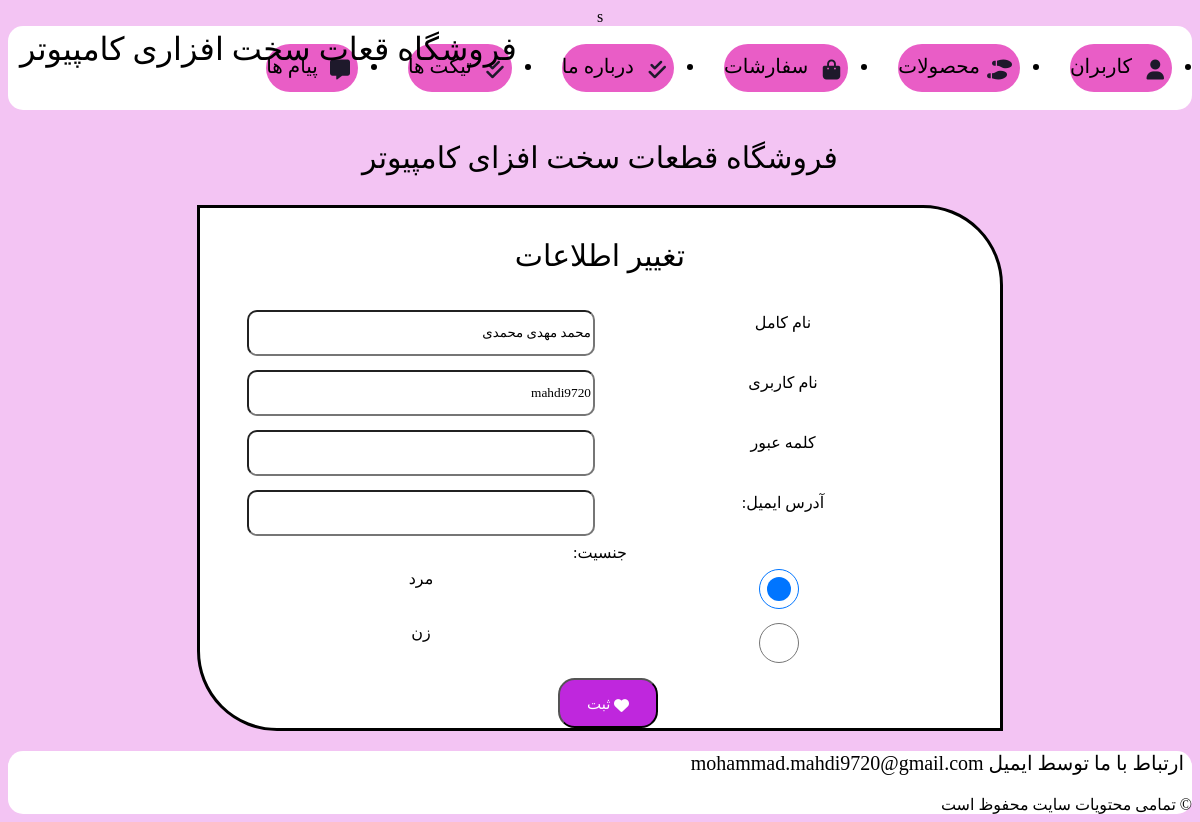
/edit_user.php?id=33, run on the app's committed database.
### tables this page shows
CREATE TABLE IF NOT EXISTS `user` (
  `id` int(11) NOT NULL AUTO_INCREMENT,
  `fullname` varchar(255) NOT NULL,
  `username` varchar(255) NOT NULL,
  `password` varchar(255) NOT NULL,
  `email` varchar(25) NOT NULL,
  `gender` varchar(6) DEFAULT NULL,
  `role` varchar(15) NOT NULL DEFAULT 'normal',
  PRIMARY KEY (`id`)
);

### lib/db.php (called while the page is built, shortened)
<?php
class DB {
    protected $connection;
	protected $query;
	public function __construct($dbhost = 'localhost', $dbuser = 'root', $dbpass = '', $dbname = '', $charset = 'utf8') {
		$this->connection = new mysqli($dbhost, $dbuser, $dbpass, $dbname);
		$this->connection->set_charset($charset);
	}
    public function query($query) {
		if ($this->query = $this->connection->prepare($query)) {
            if (func_num_args() > 1) {
                $x = func_get_args();
                $args = array_slice($x, 1);
				$types = '';
                $args_ref = array();
                foreach ($args as $k => &$arg) {
					if (is_array($args[$k])) {
						foreach ($args[$k] as $j => &$a) {
							$types .= $this->_gettype($args[$k][$j]);
							$args_ref[] = &$a;
						}
					} else {
	                	$types .= $this->_gettype($args[$k]);
	                    $args_ref[] = &$arg;
					}
                }
				array_unshift($args_ref, $types);
                call_user_func_array(array($this->query, 'bind_param'), $args_ref);
            }
            $this->query->execute();
        } else {
            $this->error('Unable to prepare MySQL statement (check your syntax) - ' . $this->connection->error);
        }
		return $this;
    }
	public function fetchArray() {
	    $params = array();
        $row = array();
	    $meta = $this->query->result_metadata();
	    while ($field = $meta->fetch_field()) {
	        $params[] = &$row[$field->name];
	    }
	    call_user_func_array(array($this->query, 'bind_result'), $params);
        $result = array();
		while ($this->query->fetch()) {
			foreach ($row as $key => $val) {
				$result[$key] = $val;
			}
		}
		return $result;
	}
	private function _gettype($var) {
	    if (is_string($var)) return 's';
	    return 'b';
	}
}
?>

### settings.php (called while the page is built)
<?php
    $dbHost = 'localhost';
    $dbUser = 'root';
    $dbPass = '';
    $dbName = 'computer';
?>

### view/edit_user.php (the view, shortened to what this page needs)
<!DOCTYPE html>
<html lang="fa">
<head>
    <link href="assets/style.css" type="text/css" rel="stylesheet">
    <link href="assets/styles.css" type="text/css" rel="stylesheet">
</head>
<body>
<header>
        <nav>
               <div class = "col">
                 <div class = "as">
                     <ul>
                         <li><i class="fa-solid fa-user"></i><a href="">کاربران</a></li>
                         <li ><i class="fa-solid fa-shoe-prints"></i><a href="">محصولات</a></li>
                         <li ><i class="fa-solid fa-bag-shopping"></i><a href="">سفارشات</a></li>
                         <li ><i class="fa-solid fa-check-double"></i><a href="">درباره ما</a></li>
                         <li ><i class="fa-solid fa-check-double"></i><a href="">تیکت ها</a></li>
                         <li ><i class="fa-solid fa-message"></i><a href="">پیام ها</a></li>
                     </ul>
                     <div class="logo">
                      <a href="#">فروشگاه قعات سخت افزاری کامپیوتر    </a>
                 </div>
                 </div>
                </div>
                 </nav>
        </header>
    <p>فروشگاه قطعات سخت افزای کامپیوتر</p>
    <form action="" method="post">
        <p>   تغییر اطلاعات</p>
        <div >
            <label for="fname">نام کامل</label>
            <input type="text" name="fname" id="fname" value = "<?php if(isset($row['fullname']) ) echo $row['fullname']; ?>">
        </div >
        <div >
            <label for="usern">نام کاربری</label>
            <input type="text" name="usern" id="usern" value = "<?php if(isset($row['username']) ) echo $row['username']; ?>">
        </div>
        <div >
            <label for="pass">کلمه عبور</label>
            <input type="password" name="pass" id="pass">
        </div>
        <div >
            <label for = "email">آدرس ایمیل: </label>
            <input type = "email" name = "email" id = "email">
        </div>
        <div >
            جنسیت: <br>
            <input type="radio" name="gender" id="male" value="male" <?php if( isset($row['gender']) && $row['gender'] == 'male' ) echo 'checked';?>>
            <label for="male">مرد</label>
            <br>
            <input type="radio" name="gender" id="female" value="female" <?php if( isset($row['gender']) && $row['gender'] == 'female' ) echo 'checked';?>>
            <label for="female">زن</label>
        </div>
        <button type="submit" name = "submit" class = "btn"><i class="fa-solid fa-heart"></i> ثبت </button>
    </form>
    <footer class="footer">
    <div >
<p> ارتباط با ما توسط ایمیل mohammad.mahdi9720@gmail.com </p>
    &copy تمامی محتویات سایت محفوظ است
    </div>
</footer>
</body>
</html>

### assets/main.css (style rules this page uses)
:root { --direction : rtl ; --md-sys-color-background-light: rgb(243, 196, 243); --md-sys-color-primary-light: #bf27dd; --md-sys-color-on-primary-light: #ffffff; --md-sys-color-outline-light: #bb1010; --height: 50px; --padding: 0 24px; --rudios: calc( var(--height) / 3 ); --align : center; --fontsize : 15px; --fontfamily : 'Roboto' ; --fontfamilybody : 'B Titr'; --border-bottom-left-radius : 80px ; --border-bottom-right-radius : 80px ; --border-style : solid ; }
body { direction: var(--direction); background-color:var( --md-sys-color-background-light) ; font-family: var(--fontfamilybody); text-align: center; }

### assets/component/formComponents.css (style rules this page uses)
form { background-color: white; border-style: var(--border-style); border-bottom-left-radius: var(--border-bottom-left-radius); border-top-right-radius: var(--border-bottom-right-radius); width: 800px; height: auto; margin-left: auto; margin-right: auto; }
form div * { vertical-align: middle; border-radius: 10px; height: 40px; width: 340px; margin: 7px; font-family: 'B Titr'; }
label { display: inline-block; vertical-align: middle; margin: 200px; }
p { font-size: 30px; }

### assets/component/navigation.css (style rules this page uses)
nav { background-color: #ffffff; height: 5%; width:100%; border-radius: 15px; text-align: right; font-size: 10px; }
.logo { position: absolute; left : 20px; top : 30px; font-size: 32px; }
.as i { width: 24px; height: 24px; vertical-align: middle; padding-top: 8px; color: #1E192B; padding-right: 8px; margin-left: 8px; }
.as ul { padding-top: 8px; padding-right:20px; padding-left: 28px; padding-bottom: 8px; vertical-align: middle; display: inline-flex; }
.as li { border-radius:calc(56px / 2 ); vertical-align: middle; height: 56pxssss; background-color: #e95dc6; padding-bottom: 8px; margin-left: 50px; list-style-type: disc; padding-top: 8px; font-size: 20px; align-items: center; }
.as a { text-decoration: none; color: #000000 ; }

### assets/component/footer.css (style rules this page uses)
.footer { background-color: #ffffff; height: 100%; width:100%; border-radius: 15px; text-align: right; }
.footer p { font-size: 20px; margin-right: 8px; }

### assets/component/card.css (style rules this page uses)
body { direction: rtl; font-family: Arial, Helvetica, sans-serif; }
.btn { direction: rtl; cursor: pointer; height: var(--height); border-radius: var(--rudios); padding: var(--padding); text-align: var(--align); font-size: var(--fontsize); font-weight: 400; margin: 8px; width: 100px; font-family: var(--fontfamily); ; line-height: calc( var(--height) - 2px ); margin: max(8px, calc(48px - var(--height))) 0px 0px 16px; display: inline-block; vertical-align: middle; align-items: normal; text-decoration: none; }

### assets/component/button.css (style rules this page uses)
.btn { background-color: var(--md-sys-color-primary-light); color:var(--md-sys-color-on-primary-light); cursor: pointer; font-family: var(--fontfamilybody); height: var(--height); border-radius: var(--rudios); padding: var(--padding); text-align: var(--align); font-size: var(--fontsize); font-weight: 400; line-height: calc( var(--height) - 2px ); }
.btn > * { vertical-align: middle; }

### assets/component/typography.css (style rules this page uses)
:root { --base-font-size:12px; font-size: calc(var(--base-font-size)+0.9vw); }

### data on the page
user: fname "محمد مهدی محمدی", usern "mahdi9720", gender "☑ مرد", gender "☐ زن"
